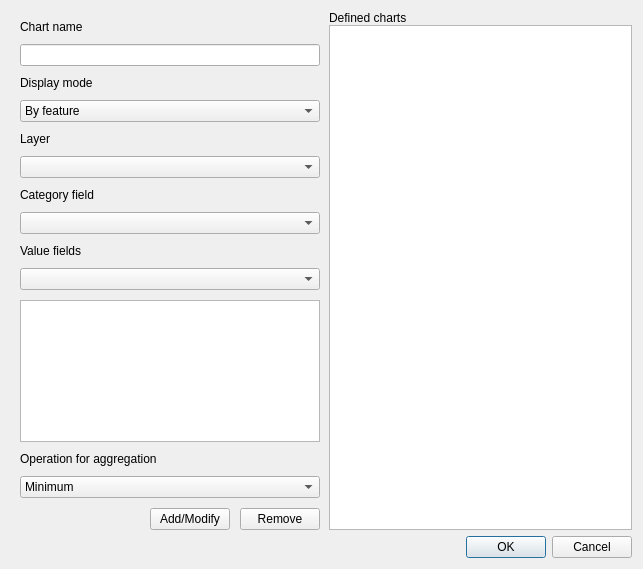
<?xml version="1.0" encoding="UTF-8"?>
<ui version="4.0">
 <class>ChartToolDialog</class>
 <widget class="QDialog" name="ChartToolDialog">
  <property name="geometry">
   <rect>
    <x>0</x>
    <y>0</y>
    <width>643</width>
    <height>569</height>
   </rect>
  </property>
  <property name="windowTitle">
   <string>Chart Tool</string>
  </property>
  <layout class="QVBoxLayout" name="verticalLayout_3">
   <item>
    <layout class="QHBoxLayout" name="horizontalLayout_2">
     <property name="spacing">
      <number>0</number>
     </property>
     <item>
      <layout class="QVBoxLayout" name="verticalLayout">
       <property name="spacing">
        <number>10</number>
       </property>
       <property name="sizeConstraint">
        <enum>QLayout::SetDefaultConstraint</enum>
       </property>
       <property name="leftMargin">
        <number>9</number>
       </property>
       <property name="topMargin">
        <number>9</number>
       </property>
       <property name="rightMargin">
        <number>9</number>
       </property>
       <property name="bottomMargin">
        <number>0</number>
       </property>
       <item>
        <widget class="QLabel" name="label_2">
         <property name="text">
          <string>Chart name</string>
         </property>
        </widget>
       </item>
       <item>
        <widget class="QLineEdit" name="nameBox"/>
       </item>
       <item>
        <widget class="QLabel" name="label_5">
         <property name="text">
          <string>Display mode</string>
         </property>
        </widget>
       </item>
       <item>
        <widget class="QComboBox" name="displayModeCombo">
         <item>
          <property name="text">
           <string>By feature</string>
          </property>
         </item>
         <item>
          <property name="text">
           <string>By category</string>
          </property>
         </item>
         <item>
          <property name="text">
           <string>Count by category</string>
          </property>
         </item>
        </widget>
       </item>
       <item>
        <widget class="QLabel" name="label_4">
         <property name="text">
          <string>Layer</string>
         </property>
        </widget>
       </item>
       <item>
        <widget class="QComboBox" name="layerCombo">
         <property name="sizePolicy">
          <sizepolicy hsizetype="Expanding" vsizetype="Fixed">
           <horstretch>0</horstretch>
           <verstretch>0</verstretch>
          </sizepolicy>
         </property>
         <property name="minimumSize">
          <size>
           <width>300</width>
           <height>0</height>
          </size>
         </property>
        </widget>
       </item>
       <item>
        <widget class="QLabel" name="label">
         <property name="text">
          <string>Category field</string>
         </property>
        </widget>
       </item>
       <item>
        <widget class="QComboBox" name="categoryFieldCombo">
         <property name="sizePolicy">
          <sizepolicy hsizetype="Expanding" vsizetype="Fixed">
           <horstretch>0</horstretch>
           <verstretch>0</verstretch>
          </sizepolicy>
         </property>
        </widget>
       </item>
       <item>
        <widget class="QLabel" name="valueFieldsLabel">
         <property name="text">
          <string>Value fields</string>
         </property>
        </widget>
       </item>
       <item>
        <widget class="QComboBox" name="valueFieldsCombo"/>
       </item>
       <item>
        <widget class="QListView" name="valueFieldsList"/>
       </item>
       <item>
        <widget class="QLabel" name="operationLabel">
         <property name="text">
          <string>Operation for aggregation</string>
         </property>
        </widget>
       </item>
       <item>
        <widget class="QComboBox" name="operationCombo">
         <item>
          <property name="text">
           <string>Minimum</string>
          </property>
         </item>
         <item>
          <property name="text">
           <string>Maximum</string>
          </property>
         </item>
         <item>
          <property name="text">
           <string>Sum</string>
          </property>
         </item>
         <item>
          <property name="text">
           <string>Average</string>
          </property>
         </item>
        </widget>
       </item>
       <item>
        <spacer name="verticalSpacer">
         <property name="orientation">
          <enum>Qt::Vertical</enum>
         </property>
         <property name="sizeHint" stdset="0">
          <size>
           <width>20</width>
           <height>40</height>
          </size>
         </property>
        </spacer>
       </item>
       <item>
        <layout class="QHBoxLayout" name="horizontalLayout">
         <item>
          <spacer name="horizontalSpacer">
           <property name="orientation">
            <enum>Qt::Horizontal</enum>
           </property>
           <property name="sizeHint" stdset="0">
            <size>
             <width>40</width>
             <height>20</height>
            </size>
           </property>
          </spacer>
         </item>
         <item>
          <widget class="QPushButton" name="addButton">
           <property name="text">
            <string>Add/Modify</string>
           </property>
          </widget>
         </item>
         <item>
          <widget class="QPushButton" name="removeButton">
           <property name="maximumSize">
            <size>
             <width>100</width>
             <height>16777215</height>
            </size>
           </property>
           <property name="text">
            <string>Remove</string>
           </property>
          </widget>
         </item>
        </layout>
       </item>
       <item>
        <spacer name="verticalSpacer_2">
         <property name="orientation">
          <enum>Qt::Vertical</enum>
         </property>
         <property name="sizeHint" stdset="0">
          <size>
           <width>20</width>
           <height>40</height>
          </size>
         </property>
        </spacer>
       </item>
      </layout>
     </item>
     <item>
      <layout class="QVBoxLayout" name="verticalLayout_2">
       <item>
        <widget class="QLabel" name="label_6">
         <property name="text">
          <string>Defined charts</string>
         </property>
        </widget>
       </item>
       <item>
        <widget class="QListWidget" name="chartsList">
         <property name="sizePolicy">
          <sizepolicy hsizetype="Expanding" vsizetype="Expanding">
           <horstretch>0</horstretch>
           <verstretch>0</verstretch>
          </sizepolicy>
         </property>
         <property name="minimumSize">
          <size>
           <width>300</width>
           <height>0</height>
          </size>
         </property>
         <property name="maximumSize">
          <size>
           <width>11111111</width>
           <height>16777215</height>
          </size>
         </property>
         <property name="alternatingRowColors">
          <bool>true</bool>
         </property>
        </widget>
       </item>
      </layout>
     </item>
    </layout>
   </item>
   <item>
    <widget class="QDialogButtonBox" name="buttonBox">
     <property name="orientation">
      <enum>Qt::Horizontal</enum>
     </property>
     <property name="standardButtons">
      <set>QDialogButtonBox::Cancel|QDialogButtonBox::Ok</set>
     </property>
    </widget>
   </item>
  </layout>
 </widget>
 <resources/>
 <connections/>
</ui>
